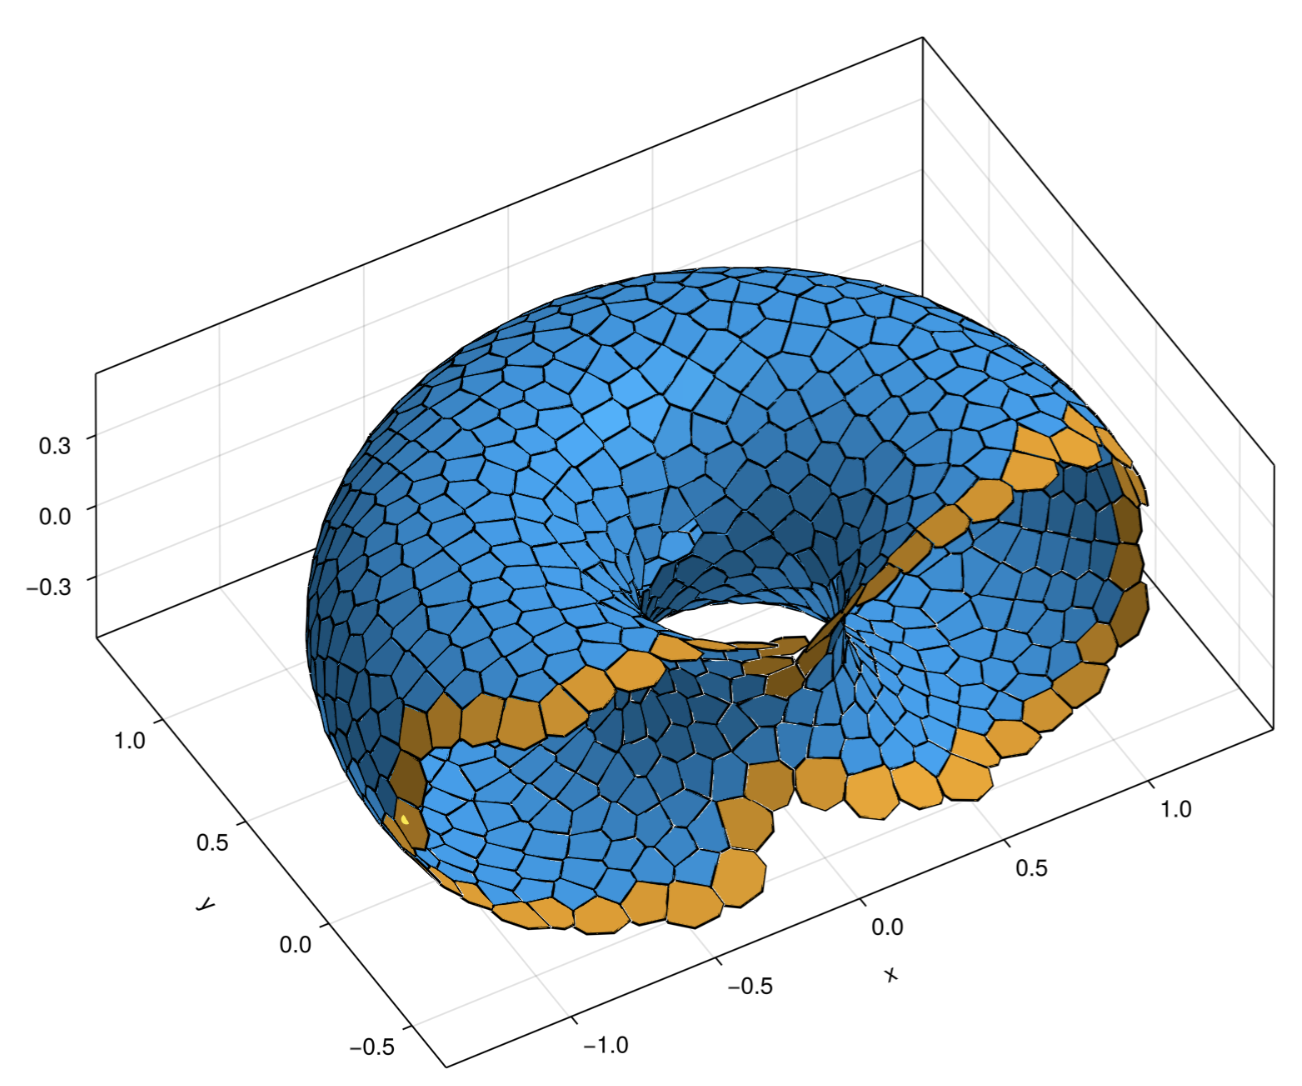

Julia code for this plot:
using Revise
cd(@__DIR__)
using Pkg
pkg"activate ."

using GLMakie
Makie.inline!(false)
Makie.inline!(true)

# using WGLMakie

using MultiParamContinuation

using Test, LinearAlgebra
const MPC = MultiParamContinuation

function F(u,p)
    x,y,z = u
    R2 = 0.5
    R1 = 0.8
    return [(sqrt(x^2 + y^2) - R1)^2 + z^2 - R2^2]
end

prob = ManifoldProblem(F, [-0.05,1.29,-0.05], nothing)

S = @time continuation(prob,
            Henderson(np0 = 8, use_tree = true),
            CoveringPar(max_charts = 3200, 
                    max_steps = 1000,
                    verbose = 0,
                    newton_options = NonLinearSolveSpec(;maxiters = 5, abstol = 1e-12, reltol = 1e-10),
                    R0 = .1,
                    ϵ = Inf,
                    delta_angle = Inf,
                    ))

MPC.plotd(S; 
    # draw_circle = true, 
    draw_tangent = true, 
    draw_edges = true,
    # plot_center = true,
    # put_ids = true,
    ind_plot = [1,3])

MPC.plot2d(S; 
    # draw_circle = true, 
    # plot_center = true,
    # put_ids = true,
    # ind_plot = [1,3]
    )


step!(S,1000);fig = MPC.plotd(S; draw_circle = false, ind_plot = [1,3])


###################################
# figure for the README
f = Figure(size = (800, 800))
ax = Axis3(f[1,1], aspect = :data, elevation = pi/4, azimuth = -pi/3)
MPC.plotd(ax, S; 
    # draw_circle = true, 
    draw_tangent = true, 
    # plot_center = true,
    # put_ids = true,
    ind_plot = [1,3])
f
